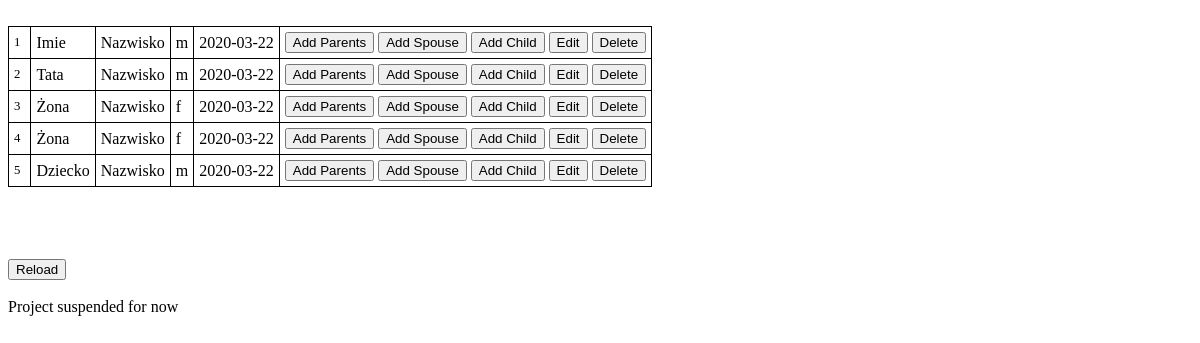
Page /v0.3/index.php on the committed database.
### tables this page shows
CREATE TABLE `individuals` (
  `ind_id` int(11) NOT NULL,
  `first_name` text NOT NULL,
  `last_name` text NOT NULL,
  `gender_mf` enum('m','f') NOT NULL,
  `birthdate` date NOT NULL
);

### v0.3/index.php (the view, shortened to what this page needs)
 <!DOCTYPE html>
<html lang="en">
<head>
    <link rel="stylesheet" href="style.css">
</head>
<body>
 <?php
    $conn = new mysqli('localhost', 'root', '', 'familytree3');
    $conn->set_charset("utf8");
    $individuals = $conn->query("SELECT * FROM individuals");
    echo '<br><table>';
    while($row = $individuals->fetch_assoc()) {
        echo "<tr>";
        if(@$_POST['edit']==$row['ind_id']) {
            echo '<form method="post"><td>'.$row['ind_id']."</td><td>";
            echo '<input type"text" value="'.$row['first_name'].'" name="first_name"></td><td>';
            echo '<input type"text" value="'.$row['last_name'].'" name="last_name"></td><td>';
            echo '<label> <input type="radio" name="gender" value="m" checked> Male</label>
            <label> <input type="radio" name="gender" value="f"> Female</label></td><td>';
            echo '<input type"text" value="'.$row['birthdate'].'" name="birthdate"></td><td>';
            echo '<button type="submit" name="save" value="'.$_POST['edit'].'">Save</button></td></form>';
        } else {
            echo "<td>".$row['ind_id']."</td><td>";
            echo $row['first_name']."</td><td>";
            echo $row['last_name']."</td><td>";
            echo $row['gender_mf']."</td><td>";
            echo $row['birthdate']."</td>";
            echo '<td><form method="post"><button type="submit" name="addParents" value="'.$row['ind_id'].'">Add Parents</button>
            <button type="submit" name="addSpouse" value="'.$row['ind_id'].'">Add Spouse</button>
            <button type="submit" name="addChild" value="'.$row['ind_id'].'">Add Child</button>
            <button type="submit" name="edit" value="'.$row['ind_id'].'">Edit</button>
            <button type="submit" name="delete" value="'.$row['ind_id'].'">Delete</button></form></td></tr>';
        }
    }
    echo "</table><br><br>";
 ?>
<br><br>
<button onclick="window.location = window.location.href;">Reload</button>
     <br><br>
    Project suspended for now
</body>
</html>

### v0.3/style.css (style rules this page uses)
table { border-collapse: collapse; }
td { border: 1px solid black; padding: 5px; }
td:first-child { font-size: 0.8em; padding-right: 10px; }

### rows in the picture
individuals: ind_id "1", first_name "Imie", last_name "Nazwisko", gender_mf "m", birthdate "2020-03-22"
individuals: ind_id "2", first_name "Tata", last_name "Nazwisko", gender_mf "m", birthdate "2020-03-22"
individuals: ind_id "3", first_name "Żona", last_name "Nazwisko", gender_mf "f", birthdate "2020-03-22"
individuals: ind_id "4", first_name "Żona", last_name "Nazwisko", gender_mf "f", birthdate "2020-03-22"
individuals: ind_id "5", first_name "Dziecko", last_name "Nazwisko", gender_mf "m", birthdate "2020-03-22"
